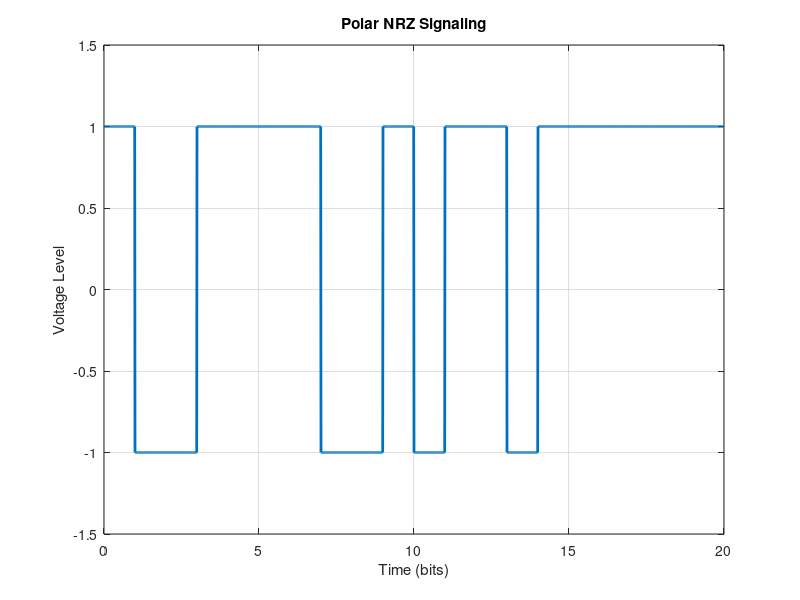

MATLAB code to generate this figure:
clc;
clear;
close all;
% Number of bits
N = 20;
% Generate random binary data
binary_data = randi([0, 1], 1, N);
% Mapping Function
polar_data = 2 * binary_data - 1;
% Time vector setup
t = 0:0.01:N-0.01;
% Extend binary data for plotting
extended_data = repelem(polar_data, 100);
% Plotting
plot(t, extended_data, 'linewidth', 2);
axis([0, N, -1.5, 1.5]); % Set axis limits
grid on;
title("Polar NRZ Signaling");
xlabel('Time (bits)');
ylabel('Voltage Level');
